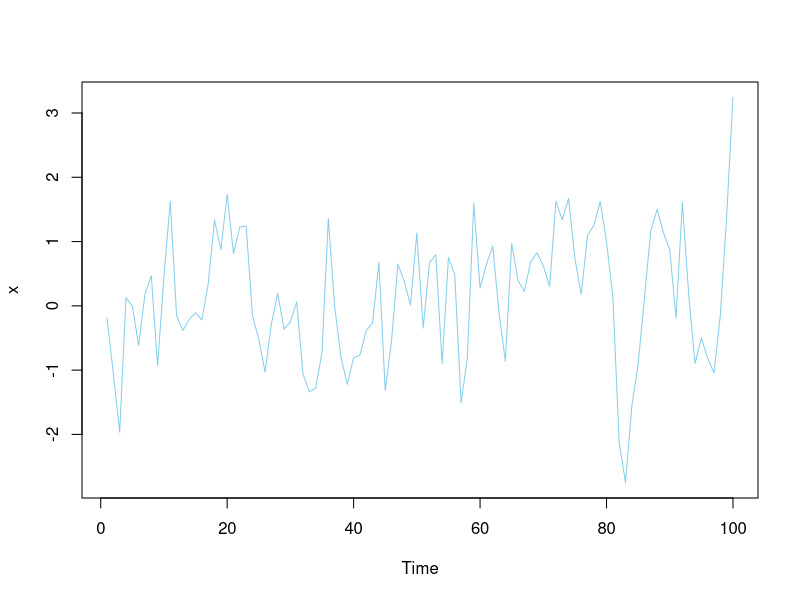
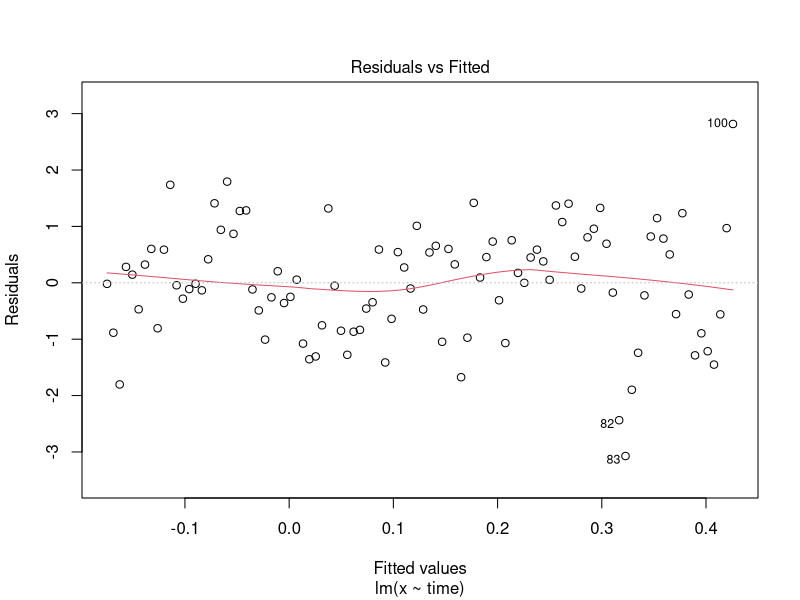
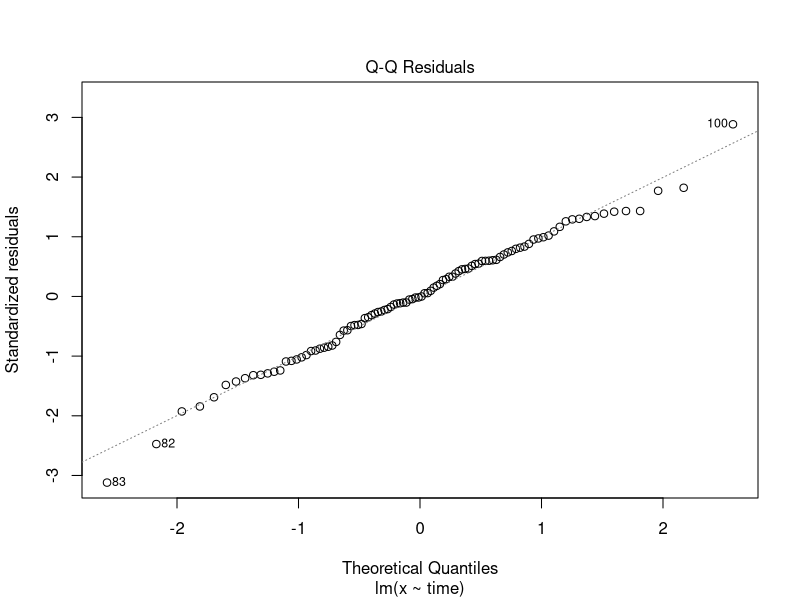
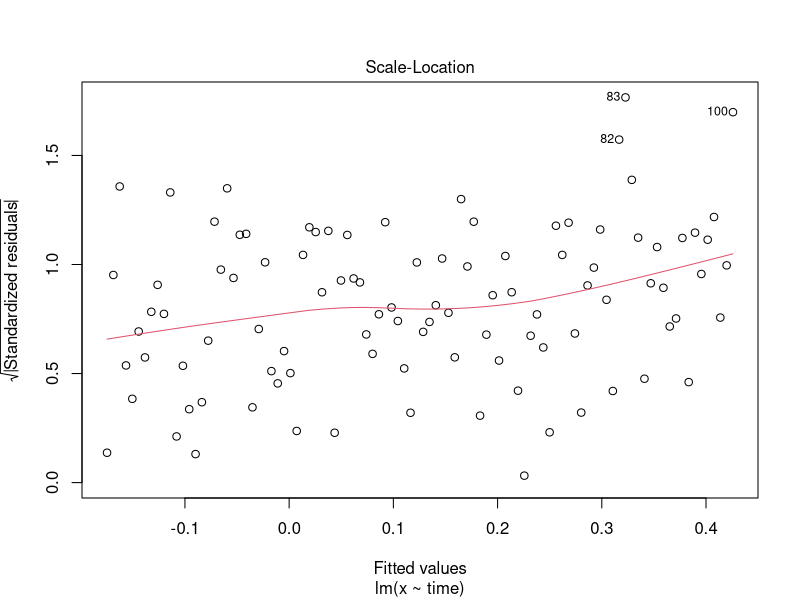
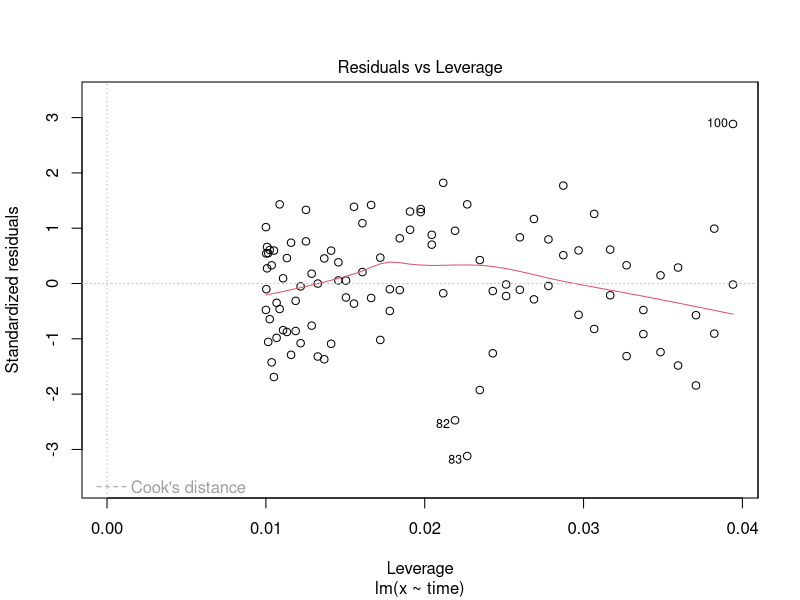
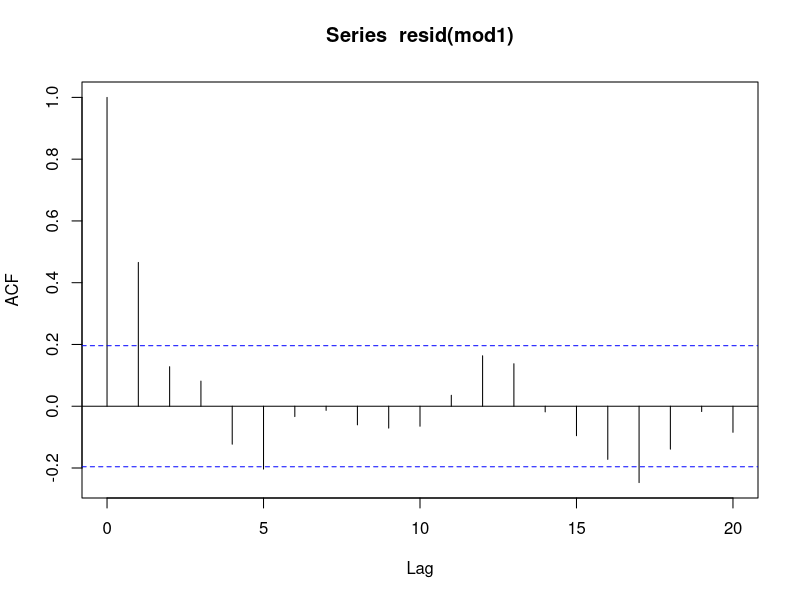
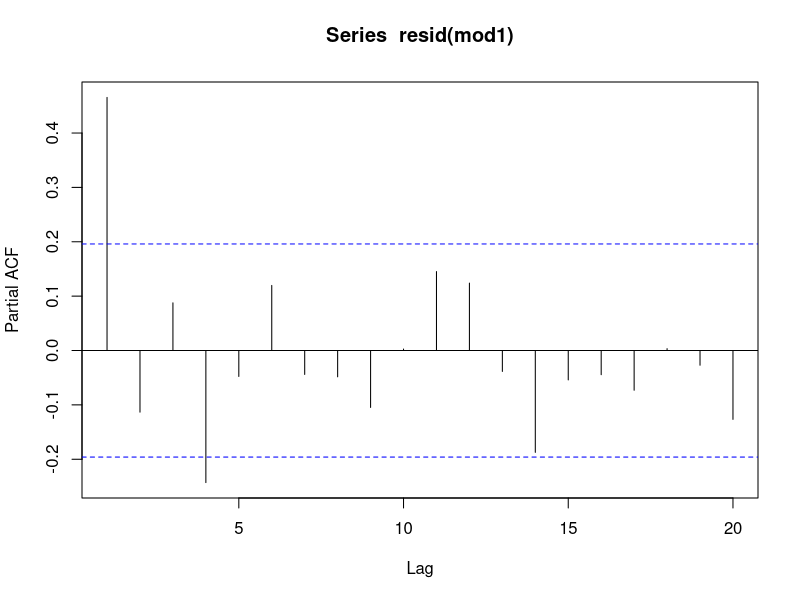
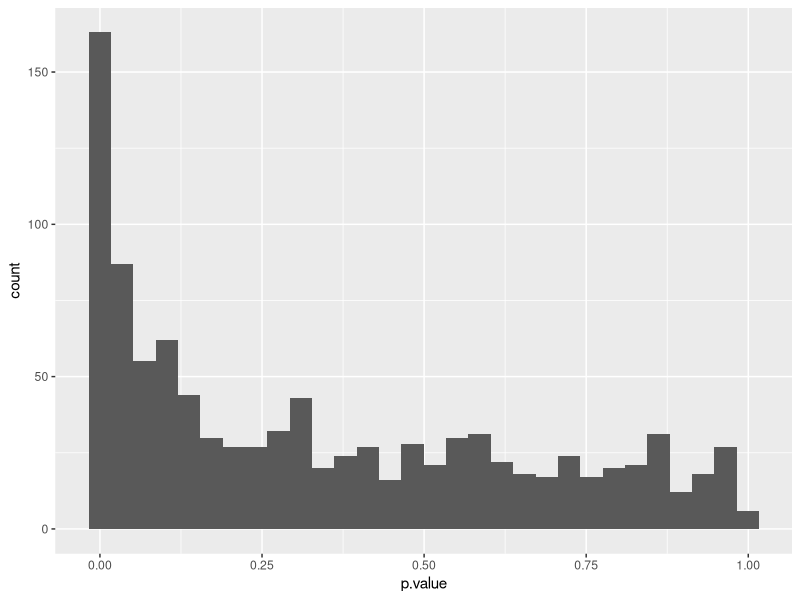

Write R code to recreate these figures, in order. (Note: this script raises an error after producing the figures.)
## ---- chunk 1

library(tidyverse)
library(nlme)
## ---- chunk 2
x <- arima.sim(list(order = c(1, 0, 0), ar = 0.5), n = 100) #1, 0, 0 says it's a first order - write 2, 0, 0 if you want a second order autoreg. 
time <- c(1:100)

## ---- chunk 3

plot(x, col = "skyblue")

## ---- chunk 4

mod1 <- lm(x~time)
summary(mod1)
anova(mod1)

## ---- chunk 5

plot(mod1)
acf(resid(mod1))
pacf(resid(mod1))

## ---- chunk 6
library(lmtest)

dwtest(mod1)

## ---- chunk 7
fit1.gls<- gls(x~time)
summary(fit1.gls)
fit2.gls <- gls(x~time, corr = corAR1())
summary(fit2.gls)

anova(fit1.gls, fit2.gls)
## ---- chunk 8
library(broom)
library(broom.mixed)

rerun(10, fit2.gls) %>% 
  map_dfr(glance)

##with lm model 
rerun(1000, {x <- arima.sim(list(order = c(1, 0, 0), ar = 0.5), n = 100)
time <- c(1:100)
lm(x~time)}) %>% 
   map_dfr(glance) %>% 
  ggplot(aes(x = p.value)) + 
  geom_histogram()

##with gls model 
rerun(1000, {x <- arima.sim(list(order = c(1, 0, 0), ar = 0.5), n = 100)
time <- c(1:100)
gls(x~time, corr = corAR1())}) %>% 
   map_dfr(glance) %>% 
  ggplot(aes(x = p.value)) + 
  geom_histogram()

## ---- chunk 9
data("LakeHuron")
view(LakeHuron)
lakehuron.df <- LakeHuron

## ---- chunk 10

plot(lakehuron.df, col = "skyblue")

## ---- chunk 11

year <- 
mod2 <- lm(LakeHuron~time(LakeHuron))
summary(mod2)

## ---- chunk 12

acf(resid(mod2))
pacf(resid(mod2))

## ---- chunk 13
ar(x = resid(mod2))

## ---- chunk 14
year <- time(LakeHuron)
fit3.gls <- gls(LakeHuron~year)
fit4.gls <- gls(LakeHuron~year, corr = corAR1())

anova(fit3.gls, fit4.gls)

## ---- chunk 15
fit5.gls <- gls(LakeHuron~year, corr = corARMA(p=1, q=0)) #p is the number of AR terms, q is the number of MA terms. So to fit an AR2 model you need p = 2, q = 0

anova(fit3.gls, fit4.gls, fit5.gls)
